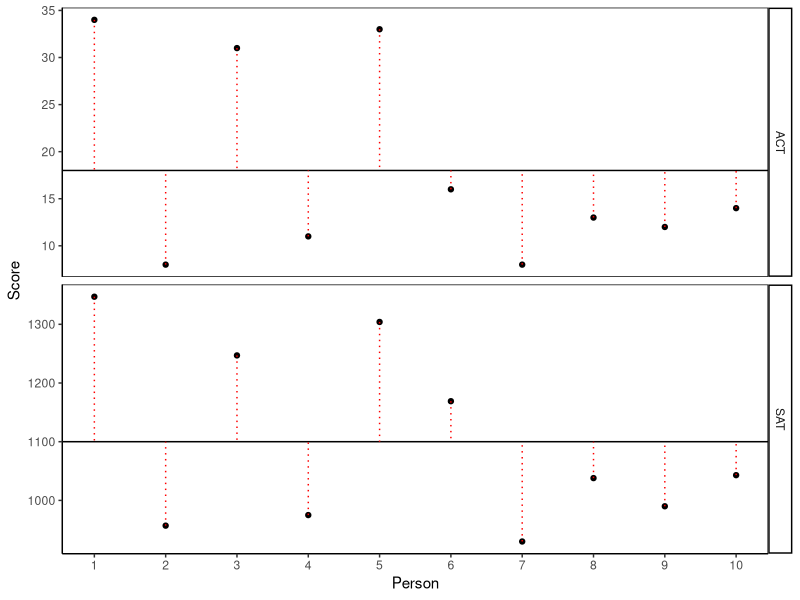

This chart was generated by the following R code:
## ---- chunk 1
library(tidyverse)

correlation <- 
  data.frame(
    ID = c(1L, 2L, 3L, 4L, 5L, 6L, 7L, 8L, 9L, 10L),
    SAT = c(1347L,957L,1247L,975L,1304L,
            1169L,930L,1038L,990L,1043L),
    ACT = c(34L, 8L, 31L, 11L, 33L, 16L, 8L, 13L, 12L, 14L))

corr_long <-
  correlation %>%
  pivot_longer(-ID) %>%
  rename(Score = value,
         Person = ID) %>%
  group_by(name) %>%
  mutate(ymean = mean(Score)) %>%
  ungroup()

corr_mean <- 
  corr_long %>%
  group_by(name) %>%
  mutate(ymean = mean(Score))

corr_long %>%
  ggplot(aes(Person, Score)) +
  geom_point() +
  scale_x_continuous(limits = c(1,10), breaks = 1:10) + 
  geom_hline(aes(yintercept = ymean)) +
  geom_segment(aes(x = Person, xend = Person, 
                      y = Score, yend = ymean),
              linetype = "dotted",
              color = "red") +
  facet_grid(rows = vars(name), scales = "free_y") +
  theme_classic() +
  theme(panel.border = element_rect(linetype = "solid", fill = NA))
